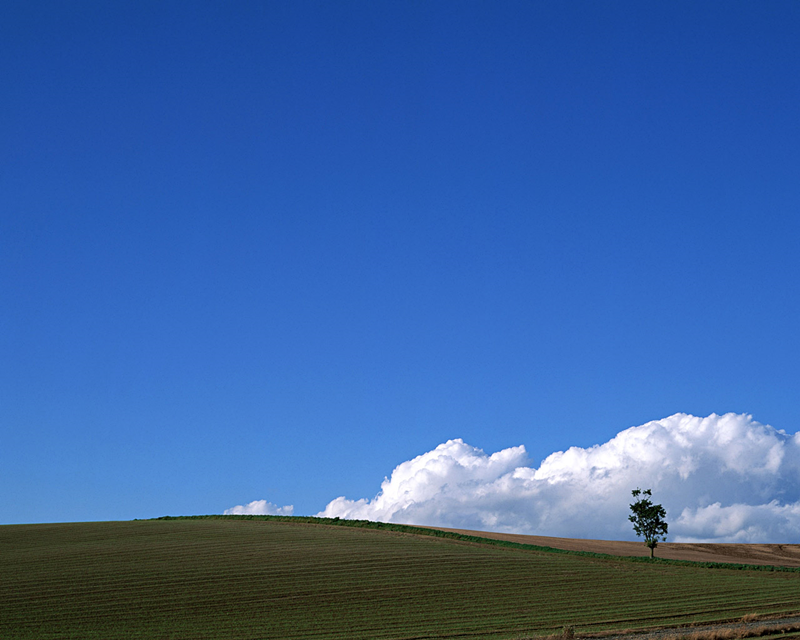
#> input picture image processing/Image classification/ptest1.png, 800 x 640 px
$ python resize.py
#> lines starting #> are read from the running program, lines starting #| are printed output that depends on the picture

import cv2

img = cv2.imread("ptest1.png")
#> img is the input picture: shape (640, 800, 3); mean B, G, R 162.7, 100, 59.5
img = cv2.resize(img, (800, 600), interpolation=cv2.INTER_AREA)
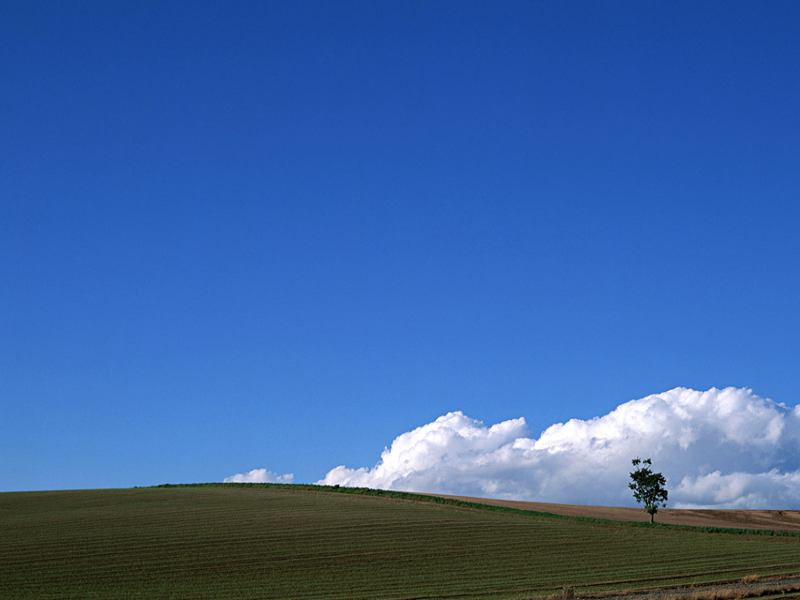
#> img: shape (600, 800, 3); mean B, G, R 162.7, 100, 59.5
cv2.imshow("nihao",img)
cv2.waitKey()

$ run again, with image processing/Image classification/ptest2.png copied over image processing/Image classification/ptest1.png
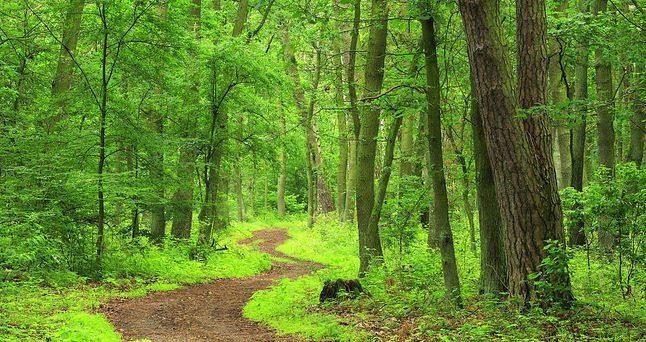
#> input picture image processing/Image classification/ptest2.png, 646 x 342 px
#> img is the input picture: shape (342, 646, 3); mean B, G, R 44.1, 132.1, 96.9
#> `img = cv2.resize(img, (800, 600), interpolation=cv2.INTER_AREA)`:
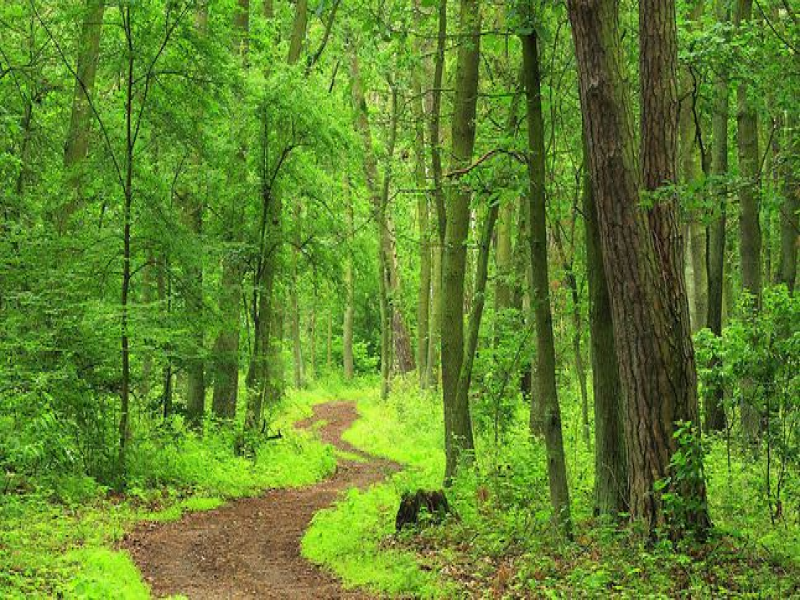
#> img: shape (600, 800, 3); mean B, G, R 44.1, 132, 96.8

$ run again, with image processing/Image classification/ptest22.png copied over image processing/Image classification/ptest1.png
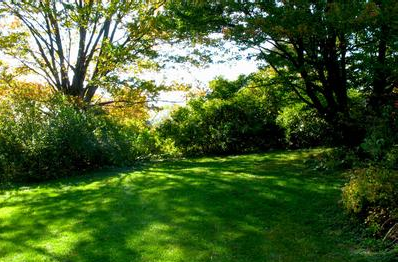
#> input picture image processing/Image classification/ptest22.png, 398 x 262 px
#> img is the input picture: shape (262, 398, 3); mean B, G, R 45, 95.6, 70.1
#> `img = cv2.resize(img, (800, 600), interpolation=cv2.INTER_AREA)`:
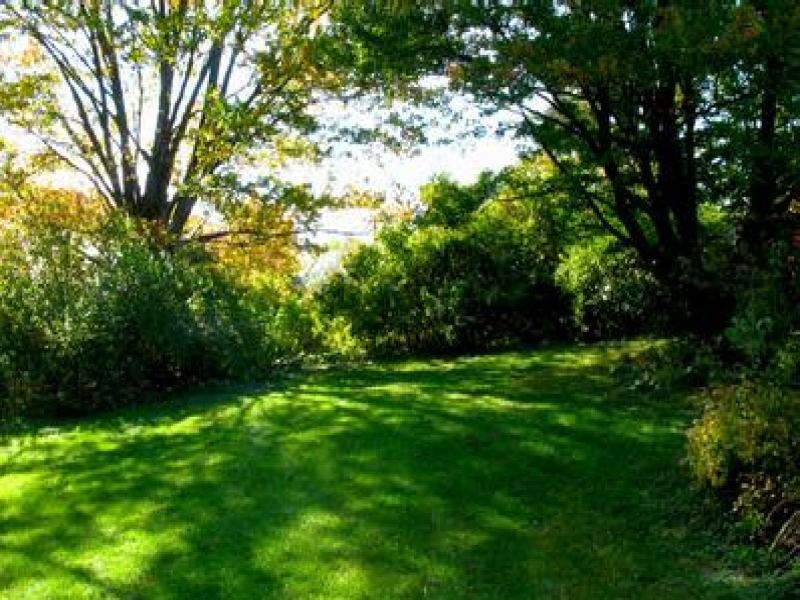
#> img: shape (600, 800, 3); mean B, G, R 45, 95.5, 70.1
